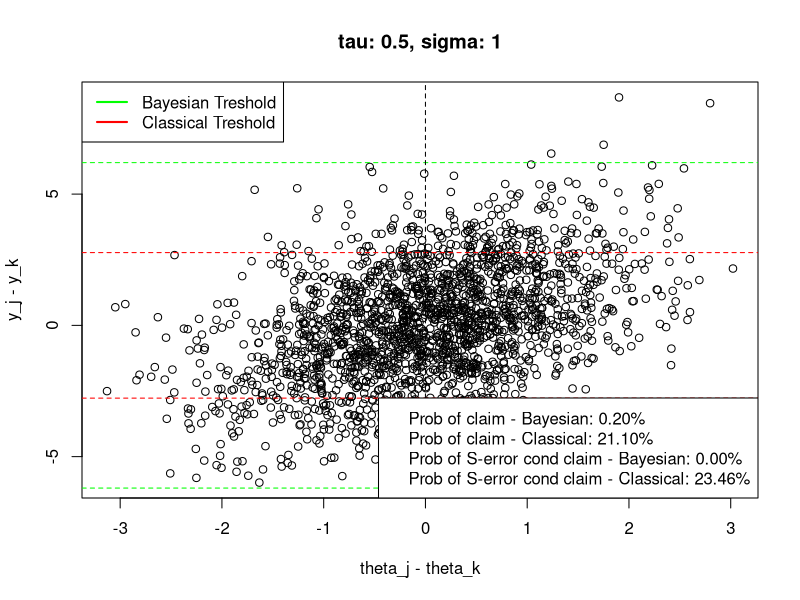
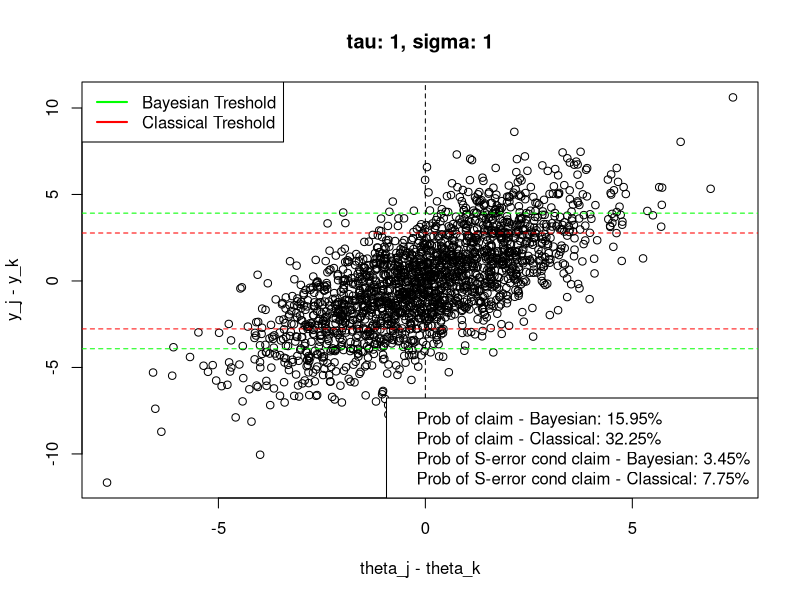
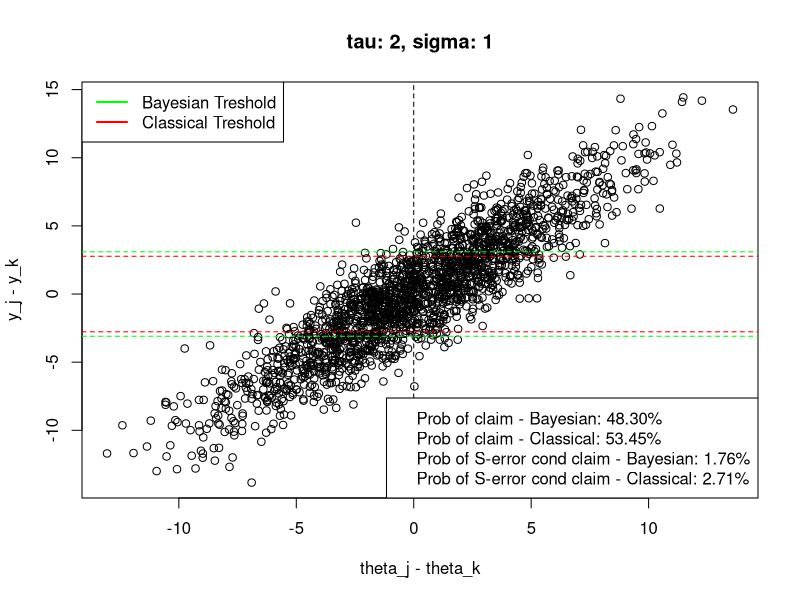

These figures' R source, in order:
## ---- chunk 1
simulation <- function(tau, sigma, n = 2000) {
  
  # simulate the data as described at the begining of the 3rd paragraph.
  result <- t(replicate(n, {
    dif <- rnorm(n = 1, sd = 2 * tau)
    yy  <- rnorm(1, dif, 2 * sigma)
    c(dif, yy)
  })) 
  
  bThreshold <-
    1.96 * sqrt(2) * sigma * sqrt(1 + (sigma ^ 2) / (tau ^ 2)) # Equation (6)
  clasThreshold <- 1.96 * sqrt(2) * sigma # Equation (5)
  
  yy <- result[, 2]
  
  probConfClaimBayes <- mean(yy > bThreshold | yy < -bThreshold)
  probConfClaimClas  <-
    mean(yy > clasThreshold | yy < -clasThreshold)
  
  bayesConfClaim <- result[yy > bThreshold | yy < -bThreshold,]
  bayesConfClaim <- sign(bayesConfClaim)
  sErrorCondClaimBayes <-
    mean(bayesConfClaim[, 1] != bayesConfClaim[, 2])
  
  clasConfClaim <-
    result[yy > clasThreshold | yy < -clasThreshold,]
  clasConfClaim <- sign(clasConfClaim)
  sErrorCondClaimClass <-
    mean(clasConfClaim[, 1] != clasConfClaim[, 2])
  
  list(
    data = result,
    bThreshold = bThreshold,
    clasThreshold = clasThreshold,
    probConfClaimBayes = probConfClaimBayes,
    probConfClaimClas = probConfClaimClas,
    sErrorCondClaimBayes = sErrorCondClaimBayes,
    sErrorCondClaimClass = sErrorCondClaimClass
  )
  
}

format_result <- function(result) {
  
  c(
    sprintf("Prob of claim - Bayesian: %.2f%%", result$probConfClaimBayes * 100),
    sprintf("Prob of claim - Classical: %.2f%%", result$probConfClaimClas * 100),
    sprintf("Prob of S-error cond claim - Bayesian: %.2f%%", result$sErrorCondClaimBayes * 100),
    sprintf("Prob of S-error cond claim - Classical: %.2f%%", result$sErrorCondClaimClass * 100))
}

plot_tresholds <- function(result, ...) {
  plot(result$data, xlab = "theta_j - theta_k", ylab = "y_j - y_k", ...)
  abline(h = c(-result$bThreshold, result$bThreshold), lty = 2, col = "green")
  abline(h = c(-result$clasThreshold, result$clasThreshold), lty = 2, col = "red")
  abline(v = 0, lty = 2)
  legend("topleft", c("Bayesian Treshold", "Classical Treshold"), lwd = 2, lty = 1, col = c("green", "red"))
  
  legend("bottomright", format_result(result))

}

## ---- chunk 2
set.seed(123)
plot_tresholds(simulation(0.5,1,2000), main = "tau: 0.5, sigma: 1")
plot_tresholds(simulation(1,1,2000), main = "tau: 1, sigma: 1")
plot_tresholds(simulation(2,1,2000), main = "tau: 2, sigma: 1")
